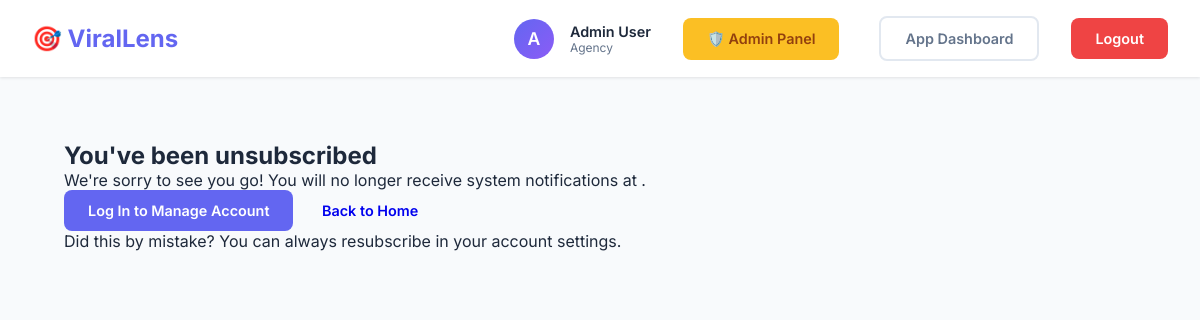
/unsubscribe (signed in), run on the app's committed database.
### models.py (models this page shows, shortened)
class User(UserMixin, db.Model):
    __tablename__ = 'users'
    id = db.Column(db.Integer, primary_key=True)
    email = db.Column(db.String(120), unique=True, nullable=False, index=True)
    username = db.Column(db.String(80), unique=True, nullable=False, index=True)
    password_hash = db.Column(db.String(255), nullable=False)
    full_name = db.Column(db.String(120))
    niche = db.Column(db.String(50))  # automotive, royal_family, tech, etc.
    subscription_tier = db.Column(db.String(20), default='free')  # free, pro, agency
    subscription_status = db.Column(db.String(20), default='active')  # active, cancelled, expired
    subscription_start = db.Column(db.DateTime)
    subscription_end = db.Column(db.DateTime)
    research_runs_this_month = db.Column(db.Integer, default=0)
    total_research_runs = db.Column(db.Integer, default=0)
    is_admin = db.Column(db.Boolean, default=False)
    is_active = db.Column(db.Boolean, default=True)
    created_at = db.Column(db.DateTime, default=datetime.utcnow)
    last_login = db.Column(db.DateTime)
    approval_status = db.Column(db.String(20), default='approved', nullable=False) # pending, approved, rejected
    approved_by = db.Column(db.Integer, db.ForeignKey('users.id'), nullable=True)
    approved_at = db.Column(db.DateTime, nullable=True)
    rejection_reason = db.Column(db.Text, nullable=True)
    admin_notes = db.Column(db.Text, nullable=True)
    onboarding_completed = db.Column(db.Boolean, default=False)
    onboarding_step = db.Column(db.Integer, default=1) # Track progress
    research_runs = db.relationship('ResearchRun', backref='user', lazy='dynamic', cascade='all, delete-orphan')
    keywords = db.relationship('Keyword', backref='user', lazy='dynamic', cascade='all, delete-orphan')
    competitors = db.relationship('Competitor', backref='user', lazy='dynamic', cascade='all, delete-orphan')
    user_config = db.relationship('UserConfig', backref='user', uselist=False, cascade='all, delete-orphan')
    approver = db.relationship('User', remote_side='User.id', foreign_keys=[approved_by])

### app.py (the view)
@app.route('/unsubscribe')
def unsubscribe():
    email = request.args.get('email', '')
    return render_template('auth/unsubscribe.html', email=email)

### app.py (called while the page is built)
@login_manager.user_loader
def load_user(user_id):
    return User.query.get(int(user_id))

### templates/auth/unsubscribe.html (shortened to what this page needs)
{% extends "base.html" %}
{% block content %}
<div class="container py-5 mt-5">
    <div class="row justify-content-center">
        <div class="col-md-6 text-center">
            <div class="card shadow-lg border-0 rounded-4 p-4">
                <div class="card-body">
                    <h2 class="fw-bold mb-3">You've been unsubscribed</h2>
                    <p class="text-muted mb-4">
                        We're sorry to see you go! You will no longer receive system notifications at
                        <strong>{{ email }}</strong>.
                    </p>
                    <div class="d-grid gap-2">
                        <a href="{{ url_for('login') }}" class="btn btn-primary btn-lg rounded-pill px-4">
                            Log In to Manage Account
                        </a>
                        <a href="{{ url_for('index') }}" class="btn btn-outline-secondary btn-lg rounded-pill px-4">
                            Back to Home
                        </a>
                    </div>
                </div>
            </div>
            <p class="mt-4 text-muted small">
                Did this by mistake? You can always resubscribe in your account settings.
            </p>
        </div>
    </div>
</div>
{% endblock %}

### templates/base.html (shortened to what this page needs)
<!DOCTYPE html>
<html lang="en">
<head>
</head>
<body>
    <nav>
        <div class="container">
            <a href="{{ url_for('dashboard') }}" class="logo">
                🎯 ViralLens
            </a>
            {% if current_user.is_authenticated %}
            <div class="nav-right">
                <div class="user-info">
                    <div class="user-avatar">
                        {{ current_user.username[0].upper() }}
                    </div>
                    <div class="user-details">
                        <div class="user-name">{{ current_user.full_name or current_user.username }}</div>
                        <div class="user-tier">{{ current_user.subscription_tier }}</div>
                    </div>
                </div>
                {% if current_user.is_admin %}
                <a href="{{ url_for('admin.dashboard') }}" class="btn"
                    style="background: #fbbf24; color: #92400e; margin-right: 0.5rem;">🛡️ Admin Panel</a>
                {% endif %}
                <a href="{{ url_for('dashboard') }}" class="btn btn-outline">App Dashboard</a>
                <a href="{{ url_for('logout') }}" class="btn btn-danger">Logout</a>
            </div>
            {% endif %}
        </div>
    </nav>
    <div class="container">
        {% block content %}{% endblock %}
    </div>
</body>
</html>

### templates/base.html (style rules this page uses)
* { margin: 0; padding: 0; box-sizing: border-box; }
:root { --primary: #6366f1; --primary-dark: #4f46e5; --secondary: #8b5cf6; --success: #10b981; --danger: #ef4444; --warning: #f59e0b; --dark: #1e293b; --gray: #64748b; --light: #f8fafc; --white: #ffffff; }
body { font-family: 'Inter', -apple-system, BlinkMacSystemFont, 'Segoe UI', Roboto, sans-serif; background: var(--light); color: var(--dark); min-height: 100vh; }
nav { background: var(--white); box-shadow: 0 1px 3px rgba(0, 0, 0, 0.1); padding: 1rem 0; position: sticky; top: 0; z-index: 100; }
nav .container { max-width: 1400px; margin: 0 auto; padding: 0 2rem; display: flex; justify-content: space-between; align-items: center; }
.logo { font-size: 1.5rem; font-weight: 700; color: var(--primary); text-decoration: none; display: flex; align-items: center; gap: 0.5rem; }
.nav-right { display: flex; align-items: center; gap: 2rem; }
.user-info { display: flex; align-items: center; gap: 1rem; }
.user-avatar { width: 40px; height: 40px; border-radius: 50%; background: linear-gradient(135deg, var(--primary), var(--secondary)); display: flex; align-items: center; justify-content: center; color: white; font-weight: 600; font-size: 1.1rem; }
.user-details { display: flex; flex-direction: column; }
.user-name { font-weight: 600; color: var(--dark); font-size: 0.9rem; }
.user-tier { font-size: 0.75rem; color: var(--gray); text-transform: capitalize; }
.btn { padding: 0.75rem 1.5rem; border-radius: 0.5rem; text-decoration: none; font-weight: 600; transition: all 0.3s; display: inline-block; border: none; cursor: pointer; font-size: 0.9rem; }
.btn-primary { background: var(--primary); color: var(--white); }
.btn-danger { background: var(--danger); color: var(--white); }
.btn-outline { background: transparent; color: var(--gray); border: 2px solid #e2e8f0; }
.container { max-width: 1400px; margin: 0 auto; padding: 2rem; }

### data on the page
User: username "A", full_name "Admin User", subscription_tier "Agency"
